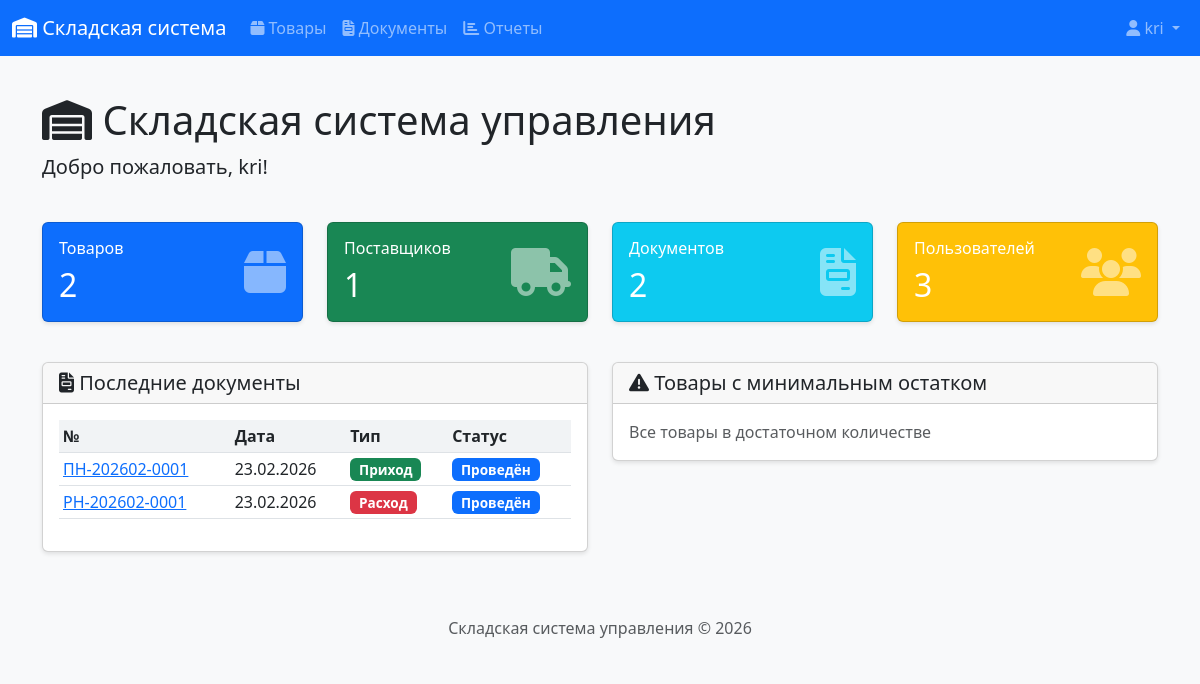
Screenshot of / (signed in) with the database file from the repository.
### app/models.py (models this page shows, shortened)
class User(UserMixin, db.Model):
    __tablename__ = 'users'
    id = db.Column(db.Integer, primary_key=True)
    username = db.Column(db.String(64), unique=True, nullable=False)
    email = db.Column(db.String(120), unique=True, nullable=False)
    password_hash = db.Column(db.String(256))
    full_name = db.Column(db.String(100))
    role = db.Column(db.String(20), default='manager')  # admin, manager, storekeeper
    created_at = db.Column(db.DateTime, default=datetime.utcnow)
    documents_created = db.relationship('Document', backref='author', lazy='dynamic')
    def is_admin(self):
        return self.role == 'admin'

class Document(db.Model):
    __tablename__ = 'documents'
    id = db.Column(db.Integer, primary_key=True)
    doc_type = db.Column(db.String(10), nullable=False)  # income, expense
    doc_number = db.Column(db.String(20), unique=True, nullable=False)
    doc_date = db.Column(db.Date, nullable=False, default=datetime.utcnow)
    status = db.Column(db.String(20), nullable=False, default='draft')
    supplier_id = db.Column(db.Integer, db.ForeignKey('suppliers.id'))
    author_id = db.Column(db.Integer, db.ForeignKey('users.id'))
    created_at = db.Column(db.DateTime, default=datetime.utcnow)
    posted_at = db.Column(db.DateTime)
    cancelled_at = db.Column(db.DateTime)
    comment = db.Column(db.String(500))
    items = db.relationship('DocumentItem', backref='document', lazy='dynamic',
                           cascade='all, delete-orphan')

### app/__init__.py (the view, shortened to what this page needs)
    @app.route('/')
    def index():
        from app.models import Product, Supplier, Document, User, StockBalance
        from sqlalchemy import func
        stats = {
            'products_count': Product.query.count(),
            'suppliers_count': Supplier.query.count(),
            'documents_count': Document.query.count(),
            'users_count': User.query.count()
        }
        recent_documents = Document.query.order_by(Document.created_at.desc()).limit(5).all()
        low_stock = []
        products = Product.query.all()
        for product in products:
            total = db.session.query(func.sum(StockBalance.quantity)).filter_by(
                product_id=product.id
            ).scalar() or 0
        return render_template('index.html',
                             stats=stats,
                             recent_documents=recent_documents,
                             low_stock=low_stock[:5])

### app/__init__.py (called while the page is built)
@login_manager.user_loader
def load_user(user_id):
    from app.models import User
    return User.query.get(int(user_id))

### app/templates/index.html (shortened to what this page needs)
{% extends "base.html" %}
{% block content %}
<div class="row mb-4">
    <div class="col">
        <h1><i class="fas fa-warehouse"></i> Складская система управления</h1>
        <p class="lead">Добро пожаловать, {{ current_user.full_name or current_user.username }}!</p>
    </div>
</div>
<div class="row mb-4">
    <div class="col-md-3">
        <div class="card text-white bg-primary mb-3">
            <div class="card-body">
                <div class="d-flex justify-content-between align-items-center">
                    <div>
                        <h6 class="card-title">Товаров</h6>
                        <h2 class="mb-0">{{ stats.products_count }}</h2>
                    </div>
                    <i class="fas fa-box fa-3x opacity-50"></i>
                </div>
            </div>
        </div>
    </div>
    <div class="col-md-3">
        <div class="card text-white bg-success mb-3">
            <div class="card-body">
                <div class="d-flex justify-content-between align-items-center">
                    <div>
                        <h6 class="card-title">Поставщиков</h6>
                        <h2 class="mb-0">{{ stats.suppliers_count }}</h2>
                    </div>
                    <i class="fas fa-truck fa-3x opacity-50"></i>
                </div>
            </div>
        </div>
    </div>
    <div class="col-md-3">
        <div class="card text-white bg-info mb-3">
            <div class="card-body">
                <div class="d-flex justify-content-between align-items-center">
                    <div>
                        <h6 class="card-title">Документов</h6>
                        <h2 class="mb-0">{{ stats.documents_count }}</h2>
                    </div>
                    <i class="fas fa-file-invoice fa-3x opacity-50"></i>
                </div>
            </div>
        </div>
    </div>
    <div class="col-md-3">
        <div class="card text-white bg-warning mb-3">
            <div class="card-body">
                <div class="d-flex justify-content-between align-items-center">
                    <div>
                        <h6 class="card-title">Пользователей</h6>
                        <h2 class="mb-0">{{ stats.users_count }}</h2>
                    </div>
                    <i class="fas fa-users fa-3x opacity-50"></i>
                </div>
            </div>
        </div>
    </div>
</div>
<div class="row">
    <div class="col-md-6">
        <div class="card">
            <div class="card-header">
                <h5 class="mb-0"><i class="fas fa-file-invoice"></i> Последние документы</h5>
            </div>
            <div class="card-body">
                {% if recent_documents %}
                <div class="table-responsive">
                    <table class="table table-sm">
                        <thead>
                            <tr>
                                <th>№</th>
                                <th>Дата</th>
                                <th>Тип</th>
                                <th>Статус</th>
                            </tr>
                        </thead>
                        <tbody>
                            {% for doc in recent_documents %}
                            <tr>
                                <td>
                                    <a href="{{ url_for('documents.document_view', id=doc.id) }}">
                                        {{ doc.doc_number }}
                                    </a>
                                </td>
                                <td>{{ doc.doc_date.strftime('%d.%m.%Y') }}</td>
                                <td>
                                    {% if doc.doc_type == 'income' %}
                                        <span class="badge bg-success">Приход</span>
                                    {% else %}
                                        <span class="badge bg-danger">Расход</span>
                                    {% endif %}
                                </td>
                                <td>
                                    {% if doc.status == 'draft' %}
                                        <span class="badge bg-secondary">Черновик</span>
                                    {% elif doc.status == 'posted' %}
                                        <span class="badge bg-primary">Проведён</span>
                                    {% else %}
                                        <span class="badge bg-dark">Отменён</span>
                                    {% endif %}
                                </td>
                            </tr>
                            {% endfor %}
                        </tbody>
                    </table>
                </div>
                {% else %}
                <p class="text-muted mb-0">Нет документов</p>
                {% endif %}
            </div>
        </div>
    </div>
    <div class="col-md-6">
        <div class="card">
            <div class="card-header">
                <h5 class="mb-0"><i class="fas fa-exclamation-triangle"></i> Товары с минимальным остатком</h5>
            </div>
            <div class="card-body">
                {% if low_stock %}
                <div class="table-responsive">
                    <table class="table table-sm">
                        <thead>
                            <tr>
                                <th>Товар</th>
                                <th>Артикул</th>
                                <th>Остаток</th>
                            </tr>
                        </thead>
                        <tbody>
                            {% for item in low_stock %}
                            <tr>
                                <td>{{ item.name }}</td>
                                <td>{{ item.article }}</td>
                                <td class="text-danger fw-bold">{{ item.quantity }}</td>
                            </tr>
                            {% endfor %}
                        </tbody>
                    </table>
                </div>
                {% else %}
                <p class="text-muted mb-0">Все товары в достаточном количестве</p>
                {% endif %}
            </div>
        </div>
    </div>
</div>
{% endblock %}

### app/templates/base.html (shortened to what this page needs)
<!DOCTYPE html>
<html lang="ru">
<head>
    <link href="https://cdn.jsdelivr.net/npm/bootstrap@5.3.0/dist/css/bootstrap.min.css" rel="stylesheet">
    <link rel="stylesheet" href="https://cdnjs.cloudflare.com/ajax/libs/font-awesome/6.4.0/css/all.min.css">
    <link rel="stylesheet" href="{{ url_for('static', filename='css/style.css') }}">
</head>
<body>
    <nav class="navbar navbar-expand-lg navbar-dark bg-primary">
        <div class="container-fluid">
            <a class="navbar-brand" href="{{ url_for('index') }}">
                <i class="fas fa-warehouse"></i> Складская система
            </a>
            <div class="collapse navbar-collapse" id="navbarNav">
                {% if current_user.is_authenticated %}
                <ul class="navbar-nav me-auto">
                    <li class="nav-item">
                        <a class="nav-link" href="{{ url_for('products.product_list') }}">
                            <i class="fas fa-box"></i> Товары
                        </a>
                    </li>
                    <li class="nav-item">
                        <a class="nav-link" href="{{ url_for('documents.document_list') }}">
                            <i class="fas fa-file-invoice"></i> Документы
                        </a>
                    </li>
                    <li class="nav-item">
                        <a class="nav-link" href="{{ url_for('reports.stock_report') }}">
                            <i class="fas fa-chart-bar"></i> Отчеты
                        </a>
                    </li>
                </ul>
                <ul class="navbar-nav">
                    <li class="nav-item dropdown">
                        <a class="nav-link dropdown-toggle" href="#" role="button" data-bs-toggle="dropdown">
                            <i class="fas fa-user"></i> {{ current_user.full_name or current_user.username }}
                        </a>
                    </li>
                </ul>
                {% endif %}
            </div>
        </div>
    </nav>
    <main class="container mt-4">
        {% block content %}{% endblock %}
    </main>
    <footer class="footer mt-5 py-3 bg-light">
        <div class="container text-center">
            <span class="text-muted">Складская система управления &copy; 2026</span>
        </div>
    </footer>
</body>
</html>

### app/static/css/style.css (style rules this page uses)
body { font-family: 'Segoe UI', Tahoma, Geneva, Verdana, sans-serif; background-color: #f8f9fa; min-height: 100vh; display: flex; flex-direction: column; margin: 0; padding: 0; }
.footer { margin-top: auto; width: 100%; background-color: #f8f9fa; padding: 1rem 0; text-align: center; }
.card { box-shadow: 0 2px 4px rgba(0,0,0,0.1); transition: transform 0.2s; }
.card.text-white .opacity-50 { opacity: 0.3; }
.table th { background-color: #f1f3f5; font-weight: 600; }
.table td { vertical-align: middle; }
.badge { font-size: 0.85em; padding: 0.35em 0.65em; display: inline-block; white-space: nowrap; }
p, strong, span, div { white-space: normal; word-break: normal; }

### rows the page displays
User: full_name "kri"
Document: doc_number "ПН-202602-0001", doc_date "23.02.2026", doc_type "Приход", status "Проведён"
Document: doc_number "РН-202602-0001", doc_date "23.02.2026", doc_type "Расход", status "Проведён"

### other values shown
{{ stats.products_count }} "2"
{{ stats.suppliers_count }} "1"
{{ stats.documents_count }} "2"
{{ stats.users_count }} "3"
